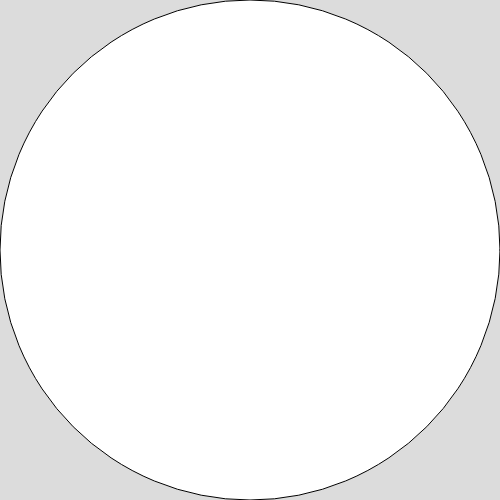
Frame 1 (no input)
Frame 60 (no input): identical to frame 1, image omitted
Frame 120 (the mouse pressed at the canvas centre since frame 60): identical to frame 1, image omitted

The p5.js sketch that drew this single still picture (run headless with seeded random() and noise() and a simulated clock; from frame 60 on, the mouse is pressed at the canvas centre):

// p5.js sketch
// ── sketch.js
function setup() {
  createCanvas(500, 500);
}

function draw() {
  background(220);

  // 常にキャンバスの中心＆キャンバスの横幅いっぱいの直径
  circle(width / 2, height / 2, width);
}
